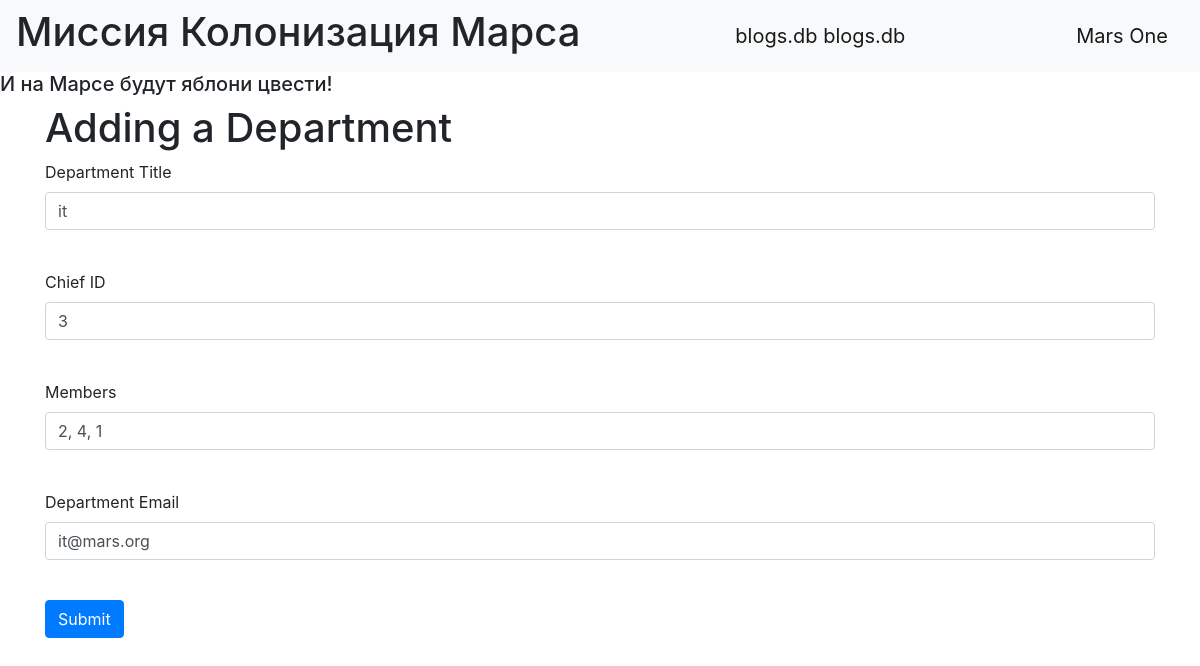
Page /departments/1 (signed in) on the committed database.
### data/users.py (models this page shows, shortened)
class User(SqlAlchemyBase, UserMixin, SerializerMixin):
    __tablename__ = 'users'
    id = sqlalchemy.Column(sqlalchemy.Integer, primary_key=True, autoincrement=True)
    surname = sqlalchemy.Column(sqlalchemy.String, nullable=True)
    name = sqlalchemy.Column(sqlalchemy.String, nullable=True)
    age = sqlalchemy.Column(sqlalchemy.Integer, nullable=True)
    position = sqlalchemy.Column(sqlalchemy.String, nullable=True)
    speciality = sqlalchemy.Column(sqlalchemy.String, nullable=True)
    address = sqlalchemy.Column(sqlalchemy.String, nullable=True)
    email = sqlalchemy.Column(sqlalchemy.String, index=True, unique=True, nullable=True)
    hashed_password = sqlalchemy.Column(sqlalchemy.String, nullable=True)
    modified_date = sqlalchemy.Column(sqlalchemy.DateTime, default=datetime.datetime.now)
    city_from = sqlalchemy.Column(sqlalchemy.String, nullable=True)
    jobs = orm.relationship("Jobs", back_populates='user')

### data/departments.py (models this page shows, shortened)
class Department(SqlAlchemyBase, SerializerMixin):
    __tablename__ = 'departments'
    id = sqlalchemy.Column(sqlalchemy.Integer, primary_key=True, autoincrement=True)
    title = sqlalchemy.Column(sqlalchemy.String, nullable=True)
    chief = sqlalchemy.Column(sqlalchemy.Integer, sqlalchemy.ForeignKey("users.id"))
    members = sqlalchemy.Column(sqlalchemy.String, nullable=True)
    email = sqlalchemy.Column(sqlalchemy.String, nullable=True)
    user = orm.relationship('User')

### main.py (the view, shortened to what this page needs)
@app.route('/departments/<int:unic_num>', methods=['GET', 'POST'])
@login_required
def depart_edit(unic_num):
    form = NewDepartForm()
    if request.method == "GET":
        session = db_session.create_session()
        depart = session.query(Department).filter(
            Department.id == unic_num, (Department.chief == current_user.id) | (current_user.id == 1)).first()
        if not depart:
            abort(404)
        form.title.data = depart.title
        form.chief.data = depart.chief
        form.members.data = depart.members
        form.email.data = depart.email
    return render_template('new_dep.html', title='Department editing', form=form)

### forms/new_dep.py
class NewDepartForm(FlaskForm):
    title = StringField('Department Title', validators=[DataRequired()])
    chief = IntegerField('Chief ID', validators=[DataRequired()])
    members = StringField('Members', validators=[DataRequired()])
    email = EmailField('Department Email', validators=[DataRequired()])
    submit = SubmitField('Submit')

### data/db_session.py (called while the page is built)
def create_session() -> Session:
    global __factory
    return __factory()

### main.py (called while the page is built)
@login_manager.user_loader
def load_user(user_id):
    db_sess = db_session.create_session()
    return db_sess.get(User, user_id)

### templates/new_dep.html (shortened to what this page needs)
{% extends "base.html" %}
{% block content %}
<h1>Adding a Department</h1>
<form action="" method="post">
    <p>
        {{ form.title.label }}<br>
        {{ form.title(class="form-control") }}<br>
    <p>
        {{ form.chief.label }}<br>
        {{ form.chief(class="form-control") }}<br>
    <p>
        {{ form.members.label }}<br>
        {{ form.members(class="form-control") }}<br>
    <p>
        {{ form.email.label }}<br>
        {{ form.email(class="form-control", type="email") }}<br>
    <p>{{ form.submit(type="submit", class="btn btn-primary") }}</p>
</form>
{% endblock %}

### templates/base.html (shortened to what this page needs)
<!DOCTYPE html>
<html lang="en">
<head>
    <link rel="stylesheet" href="https://stackpath.bootstrapcdn.com/bootstrap/4.4.1/css/bootstrap.min.css"
>
</head>
<body>
<header>
    <nav class="navbar navbar-light bg-light">
        <h1>Миссия Колонизация Марса</h1>
        {% if current_user.is_authenticated %}
        <a class="navbar-brand" href="/logout">{{ current_user.name }} {{ current_user.surname }}</a>
        {% else %}
        <a class="btn btn-primary " href="/register">Register</a>
        <a class="btn btn-success" href="/login">Log in</a>
        {% endif %}
        <a class="navbar-brand" href="#">Mars One</a>
    </nav>
    <h5>И на Марсе будут яблони цвести!</h5>
</header>
    <main role="main" class="container">
        {% block content %}
        {% endblock %}
    </main>
</body>
</html>

### rows in the picture
User: name "blogs.db", surname "blogs.db"
Department: title "it", chief "3", members "2, 4, 1", email "it@mars.org"
